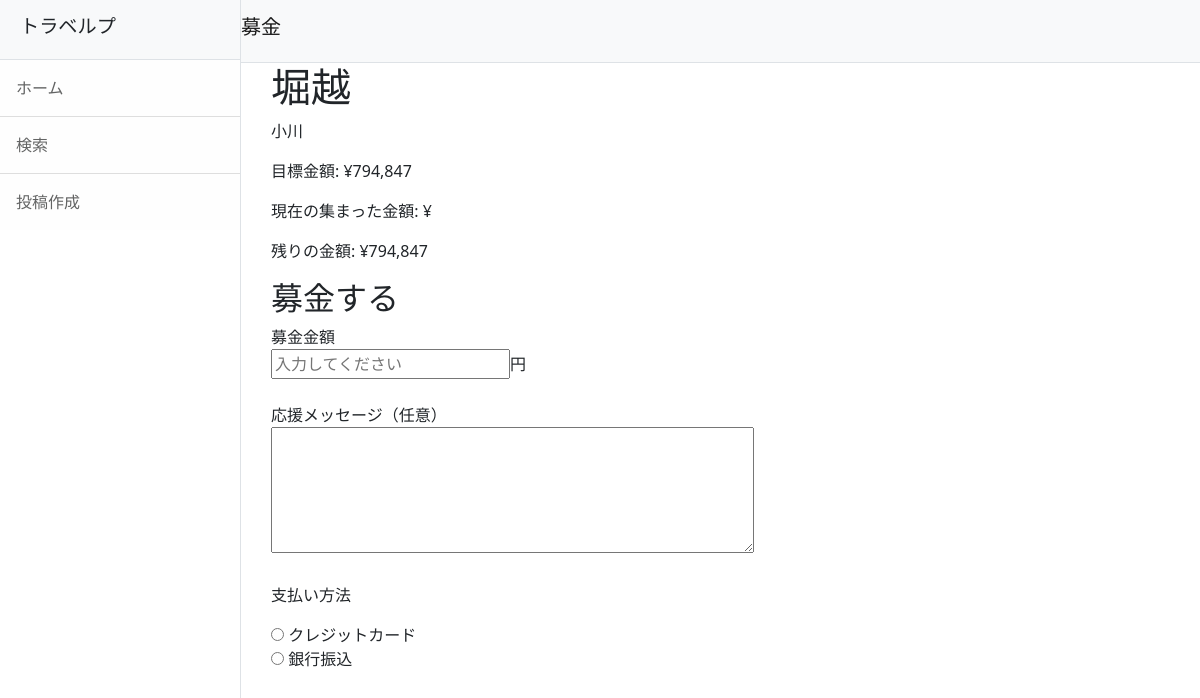
The page /fundraising/1/ on the database its author committed.
### travelp/models.py (models this page shows, shortened)
class Fundraising(models.Model):
    title = models.CharField(max_length=255)
    description = models.TextField()
    goal_amount = models.DecimalField(max_digits=10, decimal_places=2)
    collected_amount = models.DecimalField(max_digits=10, decimal_places=2, default=0)
    created_at = models.DateTimeField(auto_now_add=True)
    def get_remaining_amount(self):
        return max(0, self.goal_amount - self.collected_amount)

### travelp/views.py (the view)
# urls.py: path('fundraising/<int:pk>/', views.fundraising_detail, name='fundraising_detail'),
def fundraising_detail(request, pk):
    project = get_object_or_404(Fundraising, pk=pk)
    donations = project.donations.all().order_by('-date')  # 新しい順に募金履歴を取得
    if request.method == "POST":
        form = DonationForm(request.POST)
        if form.is_valid():
            donation = form.save(commit=False)
            donation.project = project  # どの募金プロジェクトへの募金か設定
            donation.donor = request.user  # 現在のユーザーを募金者として設定
            donation.save()  # 保存
            return redirect('travelp:fundraising_detail', pk=project.pk)  # ページを再読み込み
    else:
        form = DonationForm()
    return render(request, 'fundraising/fundraising_detail.html', {
        'project': project,
        'donations': donations,
        'form': form,  # フォームをテンプレートに渡す
    })

### travelp/forms.py
class DonationForm(forms.ModelForm):
    class Meta:
        model = Donation
        fields = ['amount']

### travelp/templatetags/custom_filters.py (called while the page is built)
@register.filter
def format_with_commas(value):
    try:
        value = float(value)  # Decimal を float に変換
        return "{:,.0f}".format(value)  # 小数点なしのカンマ区切りフォーマット
    except (ValueError, TypeError):
        return value  # 数値以外ならそのまま返す

### travelp/templates/fundraising/fundraising_detail.html (shortened to what this page needs)
{% extends 'base.html' %}
{% load custom_filters %}
{% block header %}募金{% endblock %}
{% block content %}
<div class="container-fluid">
    <h1>{{ project.title }}</h1>
    <p>{{ project.description }}</p>
    <p>目標金額: ¥{{ project.goal_amount|format_with_commas }}</p>
    <p>現在の集まった金額: ¥{{ project.raised_amount|format_with_commas }}</p>
    <p>残りの金額: ¥{{ project.get_remaining_amount|format_with_commas }}</p>
    {% if request.user.is_staff %}
    {% else %}
    {% if fundraising.is_completed %}
    <p class="text-danger">この募金は終了しました。</p>
    {% else %}
    <h2>募金する</h2>
    <form method="post" action="{% url 'travelp:donate' project.id %}">
    <label for="amount">募金金額</label></br>
    <input type="number" min="50" id="amount" name="amount" placeholder="入力してください" required>円<br><br>
        <label for="message">応援メッセージ（任意）</label></br>
    <textarea id="message" name="message" rows="5" cols="50"></textarea><br><br>
        <p>支払い方法</p>
    <fieldset>
    <div>
    <input type="radio" id="card" name="payment" value="pcard" class="radiobutton" required>
    <label for="card">クレジットカード</label>
    </div>
    <div>
    <input type="radio" id="bank" name="payment" value="pbank" class="radiobutton" required>
    <label for="bank">銀行振込</label>
    </div>
    </fieldset><br>
    </form>
    {% endif %}
    {% endif %}
{% endblock %}

### rows shown on the page
Fundraising: title "堀越", description "小川", goal_amount "794,847", get_remaining_amount "794,847"
